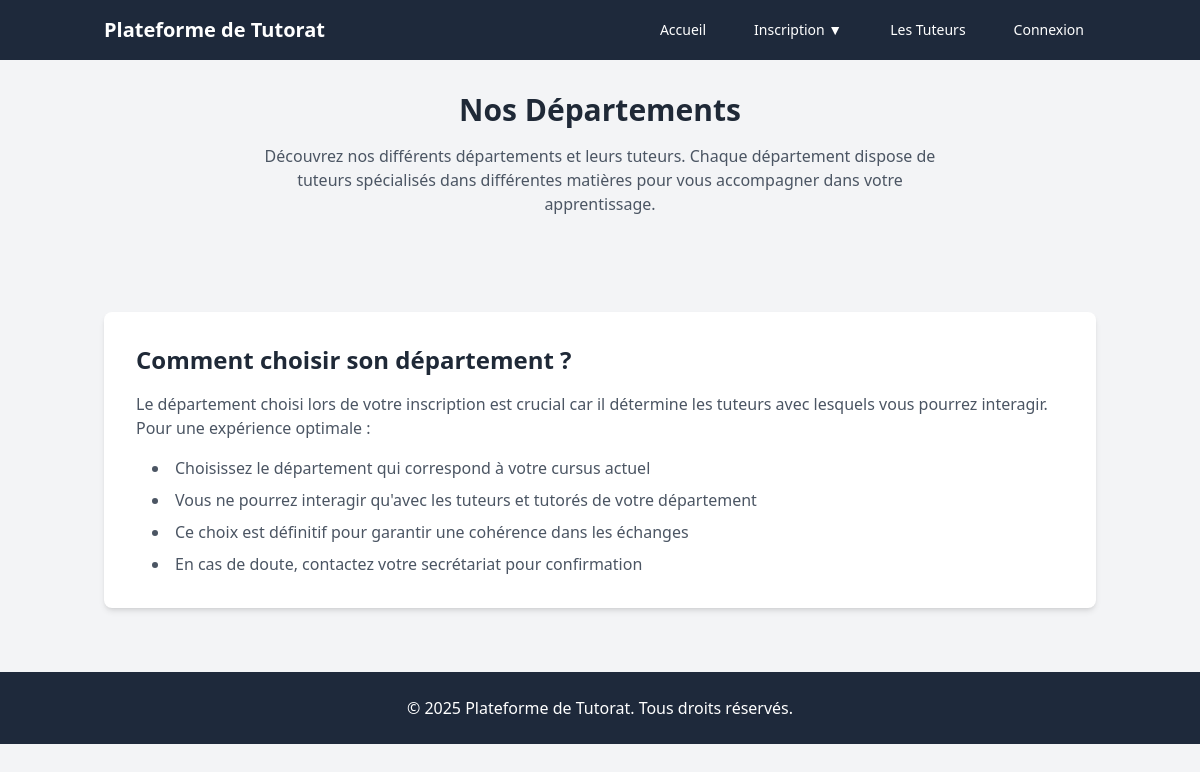
Page /departments.php on the earlier database version.
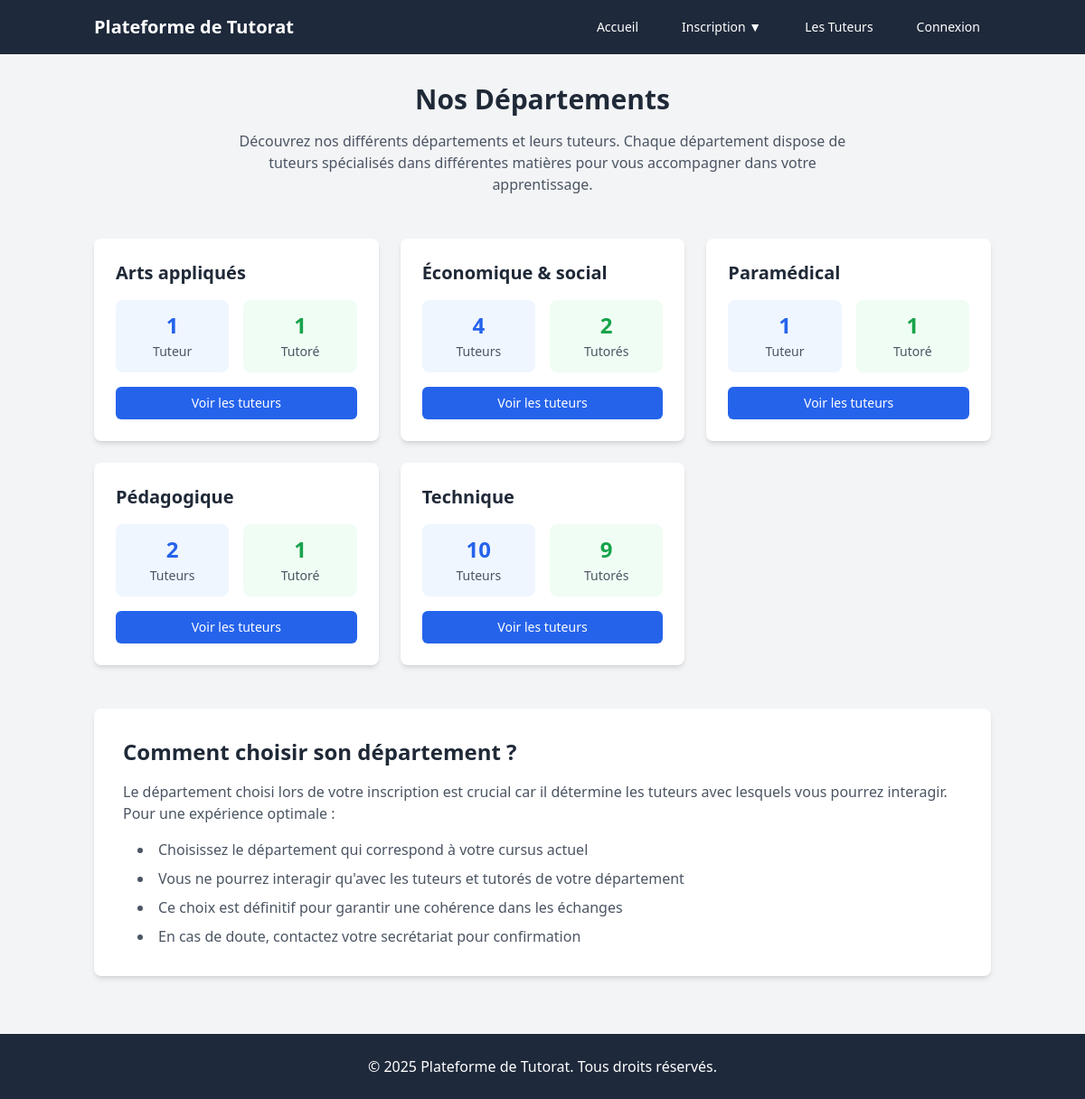
Same page on the later database version.
### tables this page shows
CREATE TABLE `departments` (
  `id` int(11) NOT NULL,
  `name` varchar(50) NOT NULL
);

### departments.php (the view, shortened to what this page needs)
<?php
$currentPage = 'departments';
$db = Database::getInstance()->getConnection();
$query = "
    SELECT
        d.id,
        d.name,
        COUNT(DISTINCT CASE WHEN u.user_type = 'tutor' THEN u.id END) as tutor_count,
        COUNT(DISTINCT CASE WHEN u.user_type = 'tutee' THEN u.id END) as tutee_count
    FROM departments d
    LEFT JOIN users u ON d.id = u.department_id
    GROUP BY d.id
    ORDER BY d.name
";
$departments = $db->query($query)->fetchAll();
require_once 'includes/header.php';
?>
<main class="container mx-auto px-4 py-8">
    <div class="text-center mb-12">
        <h1 class="text-3xl font-bold text-gray-800 mb-4">Nos Départements</h1>
        <p class="text-gray-600 max-w-2xl mx-auto">
            Découvrez nos différents départements et leurs tuteurs. Chaque département dispose de tuteurs spécialisés
            dans différentes matières pour vous accompagner dans votre apprentissage.
        </p>
    </div>
    <div class="grid md:grid-cols-2 lg:grid-cols-3 gap-6">
        <?php foreach ($departments as $dept): ?>
            <div class="bg-white rounded-lg shadow-md overflow-hidden hover:shadow-lg transition-shadow">
                <div class="p-6">
                    <h2 class="text-xl font-bold text-gray-800 mb-4">
                        <?php echo htmlspecialchars($dept['name']); ?>
                    </h2>
                    <div class="flex space-x-4 mb-4">
                        <div class="flex-1 text-center bg-blue-50 rounded-lg p-3">
                            <span class="block text-2xl font-bold text-blue-600">
                                <?php echo $dept['tutor_count']; ?>
                            </span>
                            <span class="text-sm text-gray-600">Tuteur<?php echo $dept['tutor_count'] > 1 ? 's' : ''; ?></span>
                        </div>
                        <div class="flex-1 text-center bg-green-50 rounded-lg p-3">
                            <span class="block text-2xl font-bold text-green-600">
                                <?php echo $dept['tutee_count']; ?>
                            </span>
                            <span class="text-sm text-gray-600">Tutoré<?php echo $dept['tutee_count'] > 1 ? 's' : ''; ?></span>
                        </div>
                    </div>
                    <div class="mt-4">
                        <a href="all-tutors.php?department=<?php echo $dept['id']; ?>"
                           class="inline-block bg-blue-600 text-white px-4 py-2 rounded-md hover:bg-blue-700 transition-colors text-sm w-full text-center">
                            Voir les tuteurs
                        </a>
                    </div>
                </div>
            </div>
        <?php endforeach; ?>
    </div>
    <div class="mt-12 bg-white rounded-lg shadow-md p-8">
        <h2 class="text-2xl font-bold text-gray-800 mb-4">Comment choisir son département ?</h2>
        <div class="text-gray-600 space-y-4">
            <p>
                Le département choisi lors de votre inscription est crucial car il détermine les tuteurs avec lesquels
                vous pourrez interagir. Pour une expérience optimale :
            </p>
            <ul class="list-disc list-inside space-y-2 ml-4">
                <li>Choisissez le département qui correspond à votre cursus actuel</li>
                <li>Vous ne pourrez interagir qu'avec les tuteurs et tutorés de votre département</li>
                <li>Ce choix est définitif pour garantir une cohérence dans les échanges</li>
                <li>En cas de doute, contactez votre secrétariat pour confirmation</li>
            </ul>
        </div>
    </div>
</main>
<?php require_once 'includes/footer.php'; ?>

### includes/header.php (shortened to what this page needs)
<!DOCTYPE html>
<html lang="fr">
<head>
    <script src="https://cdn.tailwindcss.com"></script>
</head>
<body class="bg-gray-100 min-h-screen">
    <header class="bg-slate-800">
        <nav class="container mx-auto px-4 py-3">
            <div class="flex items-center justify-between">
                <div class="text-white">
                    <a href="/" class="text-xl font-bold hover:text-gray-300 transition-colors">
                        Plateforme de Tutorat
                    </a>
                </div>
                <div class="hidden md:flex space-x-6 items-center">
                    <a href="<?php echo isset($_SESSION['user_type']) && $_SESSION['user_type'] === 'admin' ? '/admin/dashboard.php' : '/index.php'; ?>"
                       class="text-white px-3 py-2 rounded-md text-sm font-medium <?= $currentPage === 'home' ? 'bg-slate-700' : 'hover:text-gray-300' ?>">
                        <?php echo isset($_SESSION['user_type']) && $_SESSION['user_type'] === 'admin' ? 'Tableau de bord' : 'Accueil'; ?>
                    </a>
                    <?php if (!isset($_SESSION['user_id'])): ?>
                        <div class="relative dropdown-wrapper">
                            <button class="text-white px-3 py-2 rounded-md text-sm font-medium <?= in_array($currentPage, ['register-tutor', 'register-tutee']) ? 'bg-slate-700' : 'hover:text-gray-300' ?>">
                                Inscription ▼
                            </button>
                        </div>
                    <?php endif; ?>
                    <?php if (isset($_SESSION['user_type']) && $_SESSION['user_type'] === 'admin'): ?>
                        <a href="/admin/subjects.php" class="text-white px-3 py-2 rounded-md text-sm font-medium <?= $currentPage === 'subjects' ? 'bg-slate-700' : 'hover:text-gray-300' ?>">Matières</a>
                        <a href="/admin/relationships.php" class="text-white px-3 py-2 rounded-md text-sm font-medium <?= $currentPage === 'relationships' ? 'bg-slate-700' : 'hover:text-gray-300' ?>">Relations</a>
                        <div class="relative dropdown-wrapper">
                            <button class="text-white px-3 py-2 rounded-md text-sm font-medium <?= in_array($currentPage, ['published-tutors', 'pending-tutors', 'rejected-tutors']) ? 'bg-slate-700' : 'hover:text-gray-300' ?>">
                                Tuteurs ▼
                            </button>
                            <div class="dropdown-menu absolute left-0 hidden w-48 bg-white rounded-md shadow-lg py-1 z-10">
                                <a href="/admin/published-tutors.php" class="block px-4 py-2 text-sm text-gray-700 hover:bg-gray-100 <?= $currentPage === 'published-tutors' ? 'bg-gray-100' : '' ?>">Publiés</a>
                                <a href="/admin/pending-tutors.php" class="block px-4 py-2 text-sm text-gray-700 hover:bg-gray-100 <?= $currentPage === 'pending-tutors' ? 'bg-gray-100' : '' ?>">En attente</a>
                                <a href="/admin/rejected-tutors.php" class="block px-4 py-2 text-sm text-gray-700 hover:bg-gray-100 <?= $currentPage === 'rejected-tutors' ? 'bg-gray-100' : '' ?>">Rejetés</a>
                            </div>
                        </div>
                        <div class="relative dropdown-wrapper">
                            <button class="text-white px-3 py-2 rounded-md text-sm font-medium <?= in_array($currentPage, ['published-tutees', 'pending-tutees', 'rejected-tutees']) ? 'bg-slate-700' : 'hover:text-gray-300' ?>">
                                Tutorés ▼
                            </button>
                            <div class="dropdown-menu absolute left-0 hidden w-48 bg-white rounded-md shadow-lg py-1 z-10">
                                <a href="/admin/published-tutees.php" class="block px-4 py-2 text-sm text-gray-700 hover:bg-gray-100 <?= $currentPage === 'published-tutees' ? 'bg-gray-100' : '' ?>">Publiés</a>
                                <a href="/admin/pending-tutees.php" class="block px-4 py-2 text-sm text-gray-700 hover:bg-gray-100 <?= $currentPage === 'pending-tutees' ? 'bg-gray-100' : '' ?>">En attente</a>
                                <a href="/admin/rejected-tutees.php" class="block px-4 py-2 text-sm text-gray-700 hover:bg-gray-100 <?= $currentPage === 'rejected-tutees' ? 'bg-gray-100' : '' ?>">Rejetés</a>
                            </div>
                        </div>
                    <?php else: ?>
                        <a href="/all-tutors.php" class="text-white px-3 py-2 rounded-md text-sm font-medium <?= $currentPage === 'all-tutors' ? 'bg-slate-700' : 'hover:text-gray-300' ?>">Les Tuteurs</a>
                    <?php endif; ?>
                    <?php if (isset($_SESSION['user_id'])): ?>
                        <?php if ($_SESSION['user_type'] === 'tutor'): ?>
                            <a href="/my-tutees.php" class="text-white px-3 py-2 rounded-md text-sm font-medium <?= $currentPage === 'my-tutees' ? 'bg-slate-700' : 'hover:text-gray-300' ?>">Mes Tutorés</a>
                        <?php elseif ($_SESSION['user_type'] === 'tutee'): ?>
                            <a href="/my-tutors.php" class="text-white px-3 py-2 rounded-md text-sm font-medium <?= $currentPage === 'my-tutors' ? 'bg-slate-700' : 'hover:text-gray-300' ?>">Mes Tuteurs</a>
                        <?php endif; ?>
                        <div class="relative dropdown-wrapper">
                            <button class="flex items-center space-x-1 text-white px-3 py-2 rounded-md text-sm font-medium hover:text-gray-300">
                                <span><?php echo htmlspecialchars($_SESSION['username']); ?></span>
                                <svg xmlns="http://www.w3.org/2000/svg" class="h-4 w-4" fill="none" viewBox="0 0 24 24" stroke="currentColor">
                                    <path stroke-linecap="round" stroke-linejoin="round" stroke-width="2" d="M19 9l-7 7-7-7" />
                                </svg>
                            </button>
                            <div class="dropdown-menu absolute right-0 hidden w-48 bg-white rounded-md shadow-lg py-1 z-10">
                                <?php if ($_SESSION['user_type'] !== 'admin'): ?>
                                    <a href="<?php echo $_SESSION['user_type'] === 'tutor' ? '/tutor-profile.php' : '/tutee-profile.php'; ?>"
                                       class="block px-4 py-2 text-sm text-gray-700 hover:bg-gray-100">
                                        Mon profil
                                    </a>
                                    <!-- <a href="/messages.php" class="block px-4 py-2 text-sm text-gray-700 hover:bg-gray-100">
                                        Messages
                                    </a> -->
                                <?php endif; ?>
                                <hr class="my-1 border-gray-200">
                                <a href="/logout.php" class="block px-4 py-2 text-sm text-gray-700 hover:bg-gray-100">
                                    Déconnexion
                                </a>
                            </div>
                        </div>
                    <?php else: ?>
                        <a href="/login.php" class="text-white px-3 py-2 rounded-md text-sm font-medium <?= $currentPage === 'login' ? 'bg-slate-700' : 'hover:text-gray-300' ?>">Connexion</a>
                    <?php endif; ?>
                </div>
            </div>
        </nav>
    </header>

### includes/footer.php
<footer class="bg-slate-800 text-white mt-8">
        <div class="container mx-auto px-4 py-6">
            <div class="text-center">
                <p>&copy; <?php echo date('Y'); ?> Plateforme de Tutorat. Tous droits réservés.</p>
            </div>
        </div>
    </footer>
</body>
</html>

### includes/header.php (style rules this page uses)
.dropdown-wrapper::after { content: ''; position: absolute; bottom: -10px; left: 0; right: 0; height: 10px; }

Differences in the rows shown:
added departments: name "Arts appliqués", tutor_count "1", tutee_count "1"
added departments: name "Économique & social", tutor_count "4", tutee_count "2"
added departments: name "Paramédical", tutor_count "1", tutee_count "1"
added departments: name "Pédagogique", tutor_count "2", shows "s", tutee_count "1"
added departments: name "Technique", tutor_count "10", shows "s", tutee_count "9"
